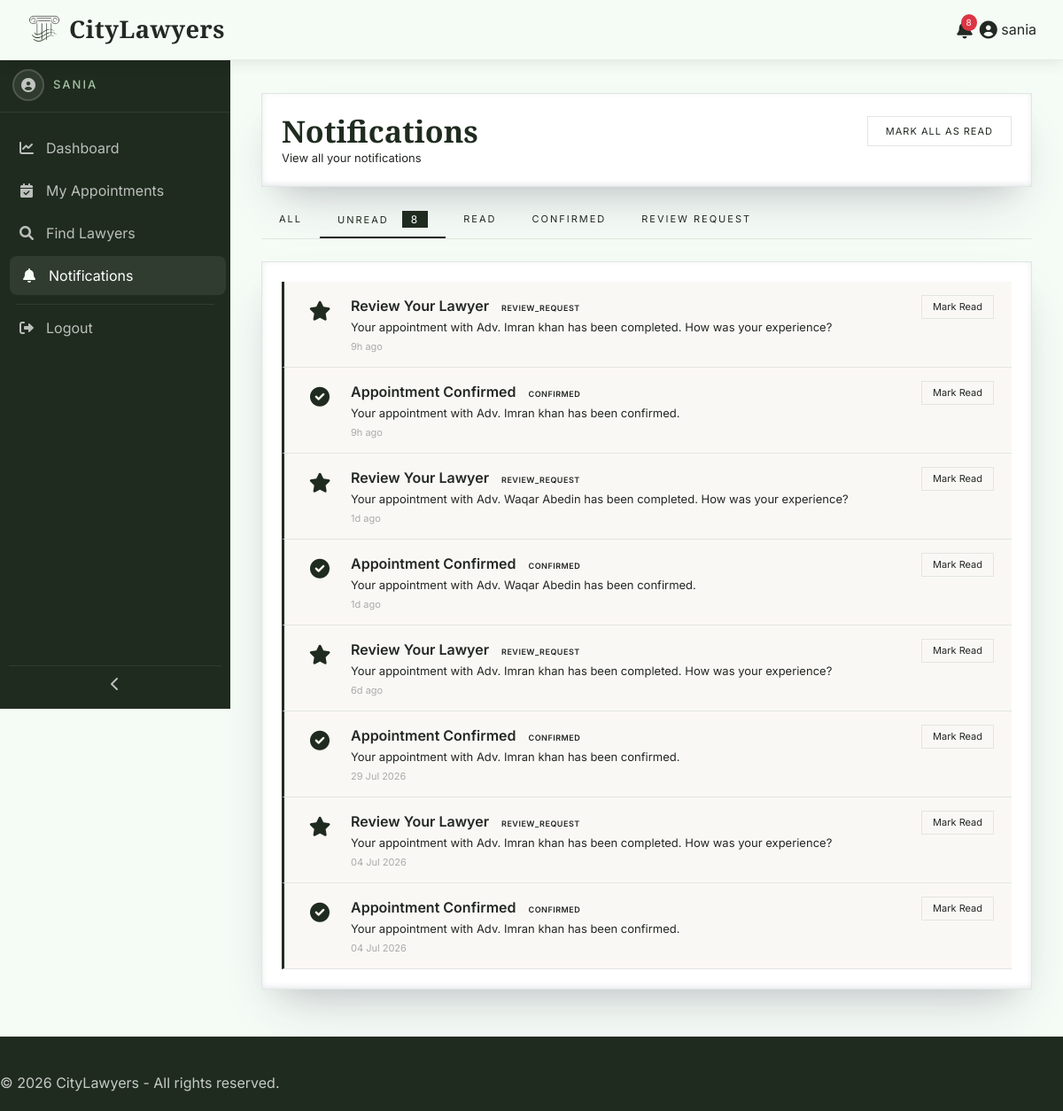
Screenshot of /admin/notifications.php?filter=unread (signed in) with the database file from the repository.
### tables this page shows
CREATE TABLE `notifications` (
  `id` int(11) NOT NULL,
  `user_id` int(11) NOT NULL,
  `user_type` enum('customer','lawyer','admin') NOT NULL,
  `type` varchar(50) NOT NULL DEFAULT 'general',
  `title` varchar(200) NOT NULL,
  `message` text NOT NULL,
  `link` varchar(255) DEFAULT NULL,
  `icon` varchar(50) DEFAULT NULL,
  `is_read` tinyint(1) DEFAULT 0,
  `created_at` timestamp NOT NULL DEFAULT current_timestamp()
);

### admin/notifications.php (called while the page is built, shortened)
<?php
include '../includes/notifications.php';
?>

### includes/functions.php (called while the page is built, shortened)
<?php
function getUnreadCount($user_id, $user_type)
{
    global $conn;
    try {
        $stmt = $conn->prepare("
            SELECT COUNT(*) as count
            FROM notifications
            WHERE user_id = ? AND user_type = ? AND is_read = 0
        ");
        $stmt->execute([$user_id, $user_type]);
        $result = $stmt->fetch(PDO::FETCH_ASSOC);
        return (int)$result['count'];
    } catch (PDOException $e) {
        return 0;
    }
}
function getNotifications($user_id, $user_type, $filter = 'all', $page = 1, $perPage = 15)
{
    global $conn;
    $offset = ($page - 1) * $perPage;
    $conditions = ['user_id = ?', 'user_type = ?'];
    $params = [$user_id, $user_type];
    if ($filter === 'unread') {
        $conditions[] = 'is_read = 0';
    } elseif ($filter === 'read') {
        $conditions[] = 'is_read = 1';
    } elseif ($filter !== 'all') {
        $conditions[] = 'type = ?';
        $params[] = $filter;
    }
    $whereClause = implode(' AND ', $conditions);
    $paramsCount = count($params);
    try {
        $countSql = "SELECT COUNT(*) as total FROM notifications WHERE $whereClause";
        $countStmt = $conn->prepare($countSql);
        for ($i = 0; $i < $paramsCount; $i++) {
            $countStmt->bindValue($i + 1, $params[$i]);
        }
        $countStmt->execute();
        $total = $countStmt->fetch(PDO::FETCH_ASSOC)['total'];
        $sql = "SELECT * FROM notifications WHERE $whereClause ORDER BY created_at DESC LIMIT ? OFFSET ?";
        $stmt = $conn->prepare($sql);
        for ($i = 0; $i < $paramsCount; $i++) {
            $stmt->bindValue($i + 1, $params[$i]);
        }
        $stmt->bindValue($paramsCount + 1, $perPage, PDO::PARAM_INT);
        $stmt->bindValue($paramsCount + 2, $offset, PDO::PARAM_INT);
        $stmt->execute();
        $notifications = $stmt->fetchAll(PDO::FETCH_ASSOC);
        return [
            'notifications' => $notifications,
            'total' => (int)$total,
            'current_page' => $page,
            'total_pages' => ceil($total / $perPage)
        ];
    } catch (PDOException $e) {
        return [
            'notifications' => [],
            'total' => 0,
            'current_page' => 1,
            'total_pages' => 1
        ];
    }
}
function getNotificationTypes($user_id, $user_type)
{
    global $conn;
    try {
        $stmt = $conn->prepare("
            SELECT DISTINCT type FROM notifications
            WHERE user_id = ? AND user_type = ?
            ORDER BY type
        ");
        $stmt->execute([$user_id, $user_type]);
        return $stmt->fetchAll(PDO::FETCH_COLUMN);
    } catch (PDOException $e) {
        return [];
    }
}
function getNotificationIcon($type)
{
    $icons = [
        'new_request' => 'fa-clock',
        'confirmed' => 'fa-check-circle',
        'completed' => 'fa-check-double',
        'cancelled' => 'fa-times-circle',
        'rescheduled' => 'fa-calendar-alt',
        'approved' => 'fa-check-circle',
        'rejected' => 'fa-times-circle',
        'new_lawyer' => 'fa-user-plus',
        'review_request' => 'fa-star',
        'reminder' => 'fa-bell',
    ];
    return $icons[$type] ?? 'fa-bell';
}
function getNotificationTypeClass($type)
{
    $classes = [
        'new_request' => 'pending',
        'confirmed' => 'confirmed',
        'completed' => 'completed',
        'cancelled' => 'cancelled',
        'rescheduled' => 'warning',
        'approved' => 'confirmed',
        'rejected' => 'cancelled',
        'new_lawyer' => 'info',
        'review_request' => 'info',
        'reminder' => 'warning',
    ];
    return $classes[$type] ?? '';
}
function timeAgo($timestamp)
{
    $time = strtotime($timestamp);
    $diff = time() - $time;
    if ($diff < 86400) return floor($diff / 3600) . 'h ago';
    if ($diff < 604800) return floor($diff / 86400) . 'd ago';
    return date('d M Y', $time);
}
?>

### includes/notifications.php (the view, shortened to what this page needs)
<?php
if (isset($_SESSION['customer_id'])) {
    $user_type = 'customer';
    $user_id = $_SESSION['customer_id'];
} elseif (isset($_SESSION['lawyer_id'])) {
    $user_type = 'lawyer';
    $user_id = $_SESSION['lawyer_id'];
    $user_name = $_SESSION['lawyer_name'];
    $dashboard_link = BASE_URL . 'lawyer/index.php';
} elseif (isset($_SESSION['admin_id'])) {
    $user_type = 'admin';
    $user_id = $_SESSION['admin_id'];
    $user_name = 'Admin';
    $dashboard_link = BASE_URL . 'admin/index.php';
}
$filter = isset($_GET['filter']) ? $_GET['filter'] : 'all';
$page = isset($_GET['page']) ? (int)$_GET['page'] : 1;
$perPage = 15;
$result = getNotifications($user_id, $user_type, $filter, $page, $perPage);
$notifications = $result['notifications'];
$types = getNotificationTypes($user_id, $user_type);
include '../includes/header.php';
?>
<link rel="stylesheet" href="<?php echo BASE_URL; ?>assets/css/dashboard.css">
<link rel="stylesheet" href="<?php echo BASE_URL; ?>assets/css/tables.css">
<link rel="stylesheet" href="<?php echo BASE_URL; ?>assets/css/sidebar.css">
<div class="dashboard-wrapper">
    <?php include '../includes/dashboard-sidebar.php'; ?>
    <div class="main-content">
        <div class="dashboard-card">
            <div style="display: flex; justify-content: space-between; align-items: center; flex-wrap: wrap; gap: 10px;">
                <div>
                    <h2 class="dashboard-title" style="margin:0;">Notifications</h2>
                    <p class="dashboard-subtitle">View all your notifications</p>
                </div>
                <div>
                    <?php if ($unread_count > 0): ?>
                        <a href="?mark_all_read=1<?php echo $filter != 'all' ? '&filter=' . $filter : ''; ?>" class="mark-all-btn" onclick="return confirm('Mark all notifications as read?')">Mark All as Read</a>
                    <?php endif; ?>
                </div>
            </div>
        </div>
        <div class="filter-tabs">
            <a href="?filter=all" class="filter-tab <?php echo $filter == 'all' ? 'active' : ''; ?>">All</a>
            <a href="?filter=unread" class="filter-tab <?php echo $filter == 'unread' ? 'active' : ''; ?>">
                Unread
                <?php if ($unread_count > 0): ?>
                    <span class="notification-count"><?php echo $unread_count; ?></span>
                <?php endif; ?>
            </a>
            <a href="?filter=read" class="filter-tab <?php echo $filter == 'read' ? 'active' : ''; ?>">Read</a>
            <?php
            $typeLabels = [
                'new_request' => 'New Requests',
                'confirmed' => 'Confirmed',
                'cancelled' => 'Cancelled',
                'completed' => 'Completed',
                'rescheduled' => 'Rescheduled',
                'approved' => 'Approved',
                'rejected' => 'Rejected',
                'review_request' => 'Review Request',
                'new_lawyer' => 'New Lawyers',
            ];
            foreach ($types as $type):
                if (isset($typeLabels[$type])):
            ?>
                <a href="?filter=<?php echo $type; ?>" class="filter-tab <?php echo $filter == $type ? 'active' : ''; ?>"><?php echo $typeLabels[$type]; ?></a>
            <?php endif; endforeach; ?>
        </div>
        <div class="dashboard-card">
            <?php if (count($notifications) > 0): ?>
                <?php foreach ($notifications as $notif): ?>
                    <div class="notification-item <?php echo $notif['is_read'] ? '' : 'unread'; ?>"
                         onclick="window.location.href='<?php echo $notif['link'] ? BASE_URL . $user_type . '/' . $notif['link'] : '#'; ?>'">
                        <div class="notification-icon">
                            <i class="fas <?php echo getNotificationIcon($notif['type']); ?>"></i>
                        </div>
                        <div class="notification-content">
                            <div class="notification-title">
                                <?php echo htmlspecialchars($notif['title']); ?>
                                <span class="status-badge <?php echo getNotificationTypeClass($notif['type']); ?>">
                                    <?php echo ucfirst($notif['type']); ?>
                                </span>
                            </div>
                            <div class="notification-message">
                                <?php echo htmlspecialchars($notif['message']); ?>
                            </div>
                            <div class="notification-time">
                                <?php echo timeAgo($notif['created_at']); ?>
                            </div>
                        </div>
                        <div class="notification-actions">
                            <?php if (!$notif['is_read']): ?>
                                <a href="?read=<?php echo $notif['id']; ?>&filter=<?php echo $filter; ?>"
                                   class="mark-read-btn"
                                   onclick="event.stopPropagation();"
                                   title="Mark as read">Mark Read</a>
                            <?php endif; ?>
                        </div>
                    </div>
                <?php endforeach; ?>
            <?php endif; ?>
        </div>
    </div>
</div>
<?php include '../includes/dashboard-footer.php'; ?>

### assets/css/global.css (style rules this page uses)
:root { --primary-color: #1F2B1F; --accent-color: #2F5D3A; --sidebar-light: #445544; --secondary-color: #F5FBF5; --surface-color: #FFFFFF; --surface-alt: #F7F8F6; --charcoal-black: #171C17; --charcoal-light: #232A23; --text-dark: #232823; --text-gray: rgba(255,255,255,.75); --text-muted: #98A09A; --text-white: #FFFFFF; --muted-white: #E9ECE8; --icon-gray: #BFC6BF; --border-color: #E1E6E1; --border-light: #EFF2EF; --border-soft: 1px solid rgba(142,247,43,.18); --card-radius: 14px; --white: #FFFFFF; --success: #2F7D32; --warning: #9A6A14; --danger: #B23B3B; --info: #2E5C86; --status-pending-bg: #F7ECD1; --status-pending-text: #8C650F; --status-approved-bg: #DDECDC; --status-approved-text: #2F6A33; --status-rejected-bg: #F3DEDE; --status-rejected-text: #9A3737; --status-confirmed-bg: #DDECDC; --status-confirmed-text: #2F6A33; --status-completed-bg: #DFE9F5; --status-completed-text: #2E5C86; --status-cancelled-bg: #F3DEDE; --status-cancelled-text: #9A3737; --btn-primary-bg: var(--primary-color); --btn-primary-hover: #172117; --btn-accent-bg: var(--accent-color); --btn-accent-hover: #23482D; --btn-approve-bg: #2F7D32; --btn-reject-bg: #B23B3B; --btn-delete-bg: #232823; --btn-delete-text: #E1E6E1; --btn-text: #FFFFFF; --shadow-sm: 0 8px 20px rgba(0,0,0,.05); --shadow-md: 0 18px 35px rgba(0,0,0,.10); --shadow-lg: rgba(50,50,93,.18) 0 30px 60px -20px, rgba(0,0,0,.14) 0 18px 35px -18px, rgba(10,37,64,.10) 0 -2px 6px inset; --shadow-hover: 0 45px 80px rgba(0,0,0,.22), 0 18px 40px rgba(0,0,0,.12), 0 30px 55px rgba(0,0,0,.14); --shadow-green-strong: 0 20px 60px rgba(47, 93, 58, 0.30), 0 10px 30px rgba(31, 43, 31, 0.12), 0 0 80px rgba(47, 93, 58, 0.08); --transition-fast: .25s ease; --transition: .4s ease; --transition-slow: .55s cubic-bezier(.2,.8,.2,1); --gradient-overlay: radial-gradient( circle at center, rgba(38, 85, 38, 0) 0%, rgba(18,30,18,.70) 45%, rgba(6,8,6,.92) 100% ); --sidebar-gradient: linear-gradient( 180deg, var(--charcoal-black) 0%, #263326 35%, var(--primary-color) 75%, #314931 100% ); }
* { margin: 0; padding: 0; box-sizing: border-box; }
html { scroll-behavior: smooth; }
body { font-family: 'Inter', sans-serif; background: var(--secondary-color); color: var(--text-dark); overflow-x: hidden; padding-top: 74px; }
h1, h2, h3, h4, h5, h6 { font-family: 'Cormorant Garamond', serif; font-weight: 600; }
a { text-decoration: none; }

### assets/css/dashboard.css (style rules this page uses)
:root { --sidebar-width: 260px; --sidebar-collapse: 70px; --navbar-height: 66px; }
body { padding-top: 0 !important; }
html, body { margin: 0; padding: 0; }
.dashboard-wrapper { display: block; margin-left: var(--sidebar-width); min-height: calc(100vh - var(--navbar-height, 66px)); transition: margin-left 0.35s ease; }
.main-content { min-width: 0; padding: 35px; background: var(--secondary-color); overflow-x: hidden; overflow-y: auto; margin-top:70px ; }
.dashboard-card { background: var(--surface-color); border: 1px solid var(--border-color); padding: 22px; margin-bottom: 18px; box-shadow: var(--shadow-lg); }
.dashboard-title { font-family: 'Cormorant Garamond', serif; font-size: 34px; color: var(--primary-color); margin: 0 0 10px; }
.dashboard-subtitle { margin: 0; color: var(--text-light); font-size: 13px; }

### assets/css/tables.css (style rules this page uses)
.filter-tabs { display: flex; gap: 0; margin-bottom: 25px; border-bottom: 1px solid var(--border-color); }
.filter-tab { padding: 10px 20px; font-size: 11px; letter-spacing: 2px; text-transform: uppercase; color: var(--text-light); text-decoration: none; border-bottom: 2px solid transparent; transition: 0.3s; }
.filter-tab.active { color: var(--primary-color); border-bottom-color: var(--primary-color); }
.status-badge { padding: 4px 12px; font-size: 9px; letter-spacing: 1px; text-transform: uppercase; display: inline-block; border-radius: 3px; font-weight: 600; }

### assets/css/sidebar.css (style rules this page uses)
:root { --sidebar-width: 260px; --sidebar-collapsed: 70px; --sidebar-bg: var(--primary-color); --sidebar-hover: rgba(255,255,255,.08); --text-muted: rgba(255,255,255,.7); --text-active: #fff; }

### rows the page displays
notifications: title "Review Your Lawyer", type "REVIEW_REQUEST", message "Your appointment with Adv. Imran khan has been completed. How was your experience?", created_at "9h ago"
notifications: title "Appointment Confirmed", type "CONFIRMED", message "Your appointment with Adv. Imran khan has been confirmed.", created_at "9h ago"
notifications: title "Review Your Lawyer", type "REVIEW_REQUEST", message "Your appointment with Adv. Waqar Abedin has been completed. How was your experience?", created_at "1d ago"
notifications: title "Appointment Confirmed", type "CONFIRMED", message "Your appointment with Adv. Waqar Abedin has been confirmed.", created_at "1d ago"
notifications: title "Review Your Lawyer", type "REVIEW_REQUEST", message "Your appointment with Adv. Imran khan has been completed. How was your experience?", created_at "6d ago"
notifications: title "Appointment Confirmed", type "CONFIRMED", message "Your appointment with Adv. Imran khan has been confirmed.", created_at "29 Jul 2026"
notifications: title "Review Your Lawyer", type "REVIEW_REQUEST", message "Your appointment with Adv. Imran khan has been completed. How was your experience?", created_at "04 Jul 2026"
notifications: title "Appointment Confirmed", type "CONFIRMED", message "Your appointment with Adv. Imran khan has been confirmed.", created_at "04 Jul 2026"

### other values shown
SITE_NAME "CityLawyers"
$unread_count "8"
$user_name "sania"
$user_name "SANIA"
$typeLabels[$type] "CONFIRMED"
$typeLabels[$type] "REVIEW REQUEST"
